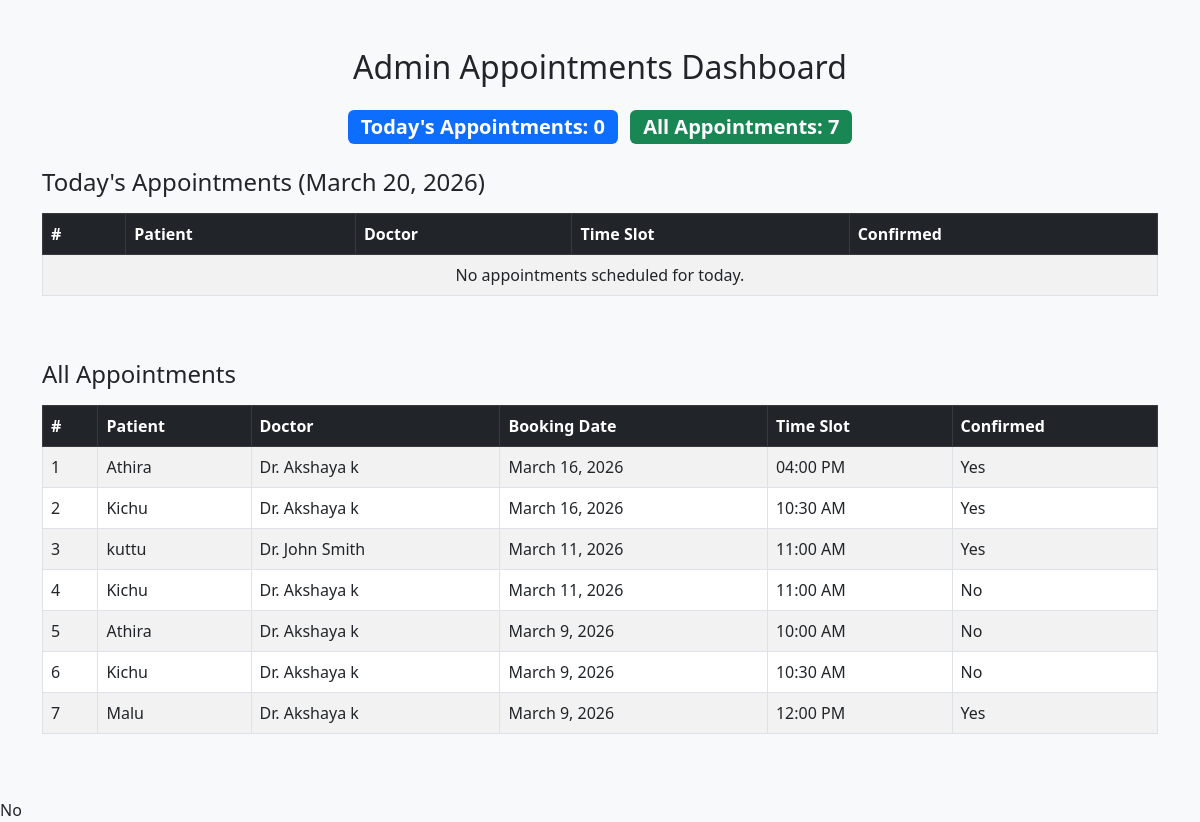
The page /admin_home/appointments_list/ on the database its author committed.
### managementapp/models.py (models this page shows, shortened)
class Appointment(models.Model):
    patient = models.ForeignKey(Patient, on_delete=models.CASCADE, related_name='appointments')
    doctor = models.ForeignKey(Doctor, on_delete=models.CASCADE, null=True, blank=True, related_name='appointments')
    booking_date = models.DateField(null=True, blank=True)
    booked_on = models.DateField(auto_now_add=True)
    time_slot = models.CharField(max_length=20, null=True, blank=True)
    is_confirmed = models.BooleanField(default=True)
    contact_number = models.CharField(max_length=15, blank=True, null=True)
    remarks = models.TextField(blank=True, null=True)

class Patient(models.Model):
    name = models.CharField(max_length=100)
    email = models.EmailField(null=True, blank=True)
    address = models.TextField()
    phone_number = models.CharField(max_length=15, null=True, blank=True)
    date_of_birth = models.DateField()
    user = models.ForeignKey(
        User, on_delete=models.CASCADE, related_name='patients'
    )

class Doctor(models.Model):
    name = models.CharField(max_length=100)
    doc_spec = models.CharField(max_length=255)
    email = models.EmailField(null=True, blank=True)
    phone_number = models.CharField(max_length=15)
    qualification = models.CharField(max_length=200, help_text="E.g., MBBS, MD, PhD")
    photo = models.ImageField(upload_to='doctor_photos/', blank=True, null=True)
    medical_department = models.CharField(max_length=100)
    consultation_fee = models.DecimalField(
    max_digits=8, decimal_places=2, default=500.00,
    help_text="Fee in your currency"
)
    user = models.ForeignKey(User, on_delete=models.CASCADE, related_name='doctors')
    available = models.BooleanField(default=True)

### managementapp/views.py (the view)
# urls.py: path('admin_home/appointments_list/', views.appointments_list, name='appointments_list'),
def appointments_list(request):
    today = timezone.localdate()
    todays_appointments = Appointment.objects.select_related('patient', 'doctor').filter(booking_date=today).order_by('time_slot')
    all_appointments = Appointment.objects.select_related('patient', 'doctor').all().order_by('-booking_date', 'time_slot')
    total_todays = todays_appointments.count()
    total_all = all_appointments.count()
    return render(request, 'admin_appointments_today.html', {
        'todays_appointments': todays_appointments,
        'all_appointments': all_appointments,
        'total_todays': total_todays,
        'total_all': total_all,
        'today': today,
    })

### managementapp/Templates/admin_appointments_today.html (shortened to what this page needs)
{% load static %}
<!DOCTYPE html>
<html lang="en">
<head>
    <link href="https://cdn.jsdelivr.net/npm/bootstrap@5.3.0/dist/css/bootstrap.min.css" rel="stylesheet">
</head>
<body class="bg-light">
<div class="container mt-5">
    <h2 class="text-center mb-4">Admin Appointments Dashboard</h2>
    <div class="mb-4 text-center">
        <span class="badge bg-primary fs-5 me-2">Today's Appointments: {{ total_todays }}</span>
        <span class="badge bg-success fs-5">All Appointments: {{ total_all }}</span>
    </div>
    <h4 class="mb-3">Today's Appointments ({{ today }})</h4>
    <div class="table-responsive mb-5">
        <table class="table table-striped table-bordered table-hover">
            <thead class="table-dark">
                <tr>
                    <th>#</th>
                    <th>Patient</th>
                    <th>Doctor</th>
                    <th>Time Slot</th>
                    <th>Confirmed</th>
                </tr>
            </thead>
            <tbody>
                {% for appt in todays_appointments %}
                <tr>
                    <td>{{ forloop.counter }}</td>
                    <td>{{ appt.patient.name }}</td>
                    <td>{% if appt.doctor %}Dr. {{ appt.doctor.name }}{% else %}-{% endif %}</td>
                    <td>{{ appt.time_slot }}</td>
                    <td>{{ appt.is_confirmed|yesno:"Yes,No" }}</td>
                </tr>
                {% empty %}
                <tr>
                    <td colspan="5" class="text-center">No appointments scheduled for today.</td>
                </tr>
                {% endfor %}
            </tbody>
        </table>
    </div>
    <h4 class="mb-3">All Appointments</h4>
    <div class="table-responsive mb-5">
        <table class="table table-striped table-bordered table-hover">
            <thead class="table-dark">
                <tr>
                    <th>#</th>
                    <th>Patient</th>
                    <th>Doctor</th>
                    <th>Booking Date</th>
                    <th>Time Slot</th>
                    <th>Confirmed</th>
                </tr>
            </thead>
            <tbody>
                {% for appt in all_appointments %}
                <tr>
                    <td>{{ forloop.counter }}</td>
                    <td>{{ appt.patient.name }}</td>
                    <td>{% if appt.doctor %}Dr. {{ appt.doctor.name }}{% else %}-{% endif %}</td>
                    <td>{{ appt.booking_date }}</td>
                    <td>{{ appt.time_slot }}</td>
                    <td>{{ appt.is_confirmed|yesno:"Yes,No" }}</td>
                </tr>
                {% empty %}
                <tr>
                    <td colspan="6" class="text-center">No appointments found.</td>
                </tr>
                {% endfor %}
            </tbody>
        </table>
    </div>
</div>
</body>
</html>
                    <td>{{ appt.is_confirmed|yesno:"Yes,No" }}</td>

### rows shown on the page
Appointment: patient.name "Athira", doctor.name "Akshaya k", booking_date "March 16, 2026", time_slot "04:00 PM", is_confirmed "Yes"
Appointment: patient.name "Kichu", doctor.name "Akshaya k", booking_date "March 16, 2026", time_slot "10:30 AM", is_confirmed "Yes"
Appointment: patient.name "kuttu", doctor.name "John Smith", booking_date "March 11, 2026", time_slot "11:00 AM", is_confirmed "Yes"
Appointment: patient.name "Kichu", doctor.name "Akshaya k", booking_date "March 11, 2026", time_slot "11:00 AM", is_confirmed "No"
Appointment: patient.name "Athira", doctor.name "Akshaya k", booking_date "March 9, 2026", time_slot "10:00 AM", is_confirmed "No"
Appointment: patient.name "Kichu", doctor.name "Akshaya k", booking_date "March 9, 2026", time_slot "10:30 AM", is_confirmed "No"
Appointment: patient.name "Malu", doctor.name "Akshaya k", booking_date "March 9, 2026", time_slot "12:00 PM", is_confirmed "Yes"

### other values the page prints
{{ total_todays }} "0"
{{ total_all }} "7"
{{ today }} "March 20, 2026"
{{ appt.is_confirmed|yesno:"Yes,No" }} "No"
